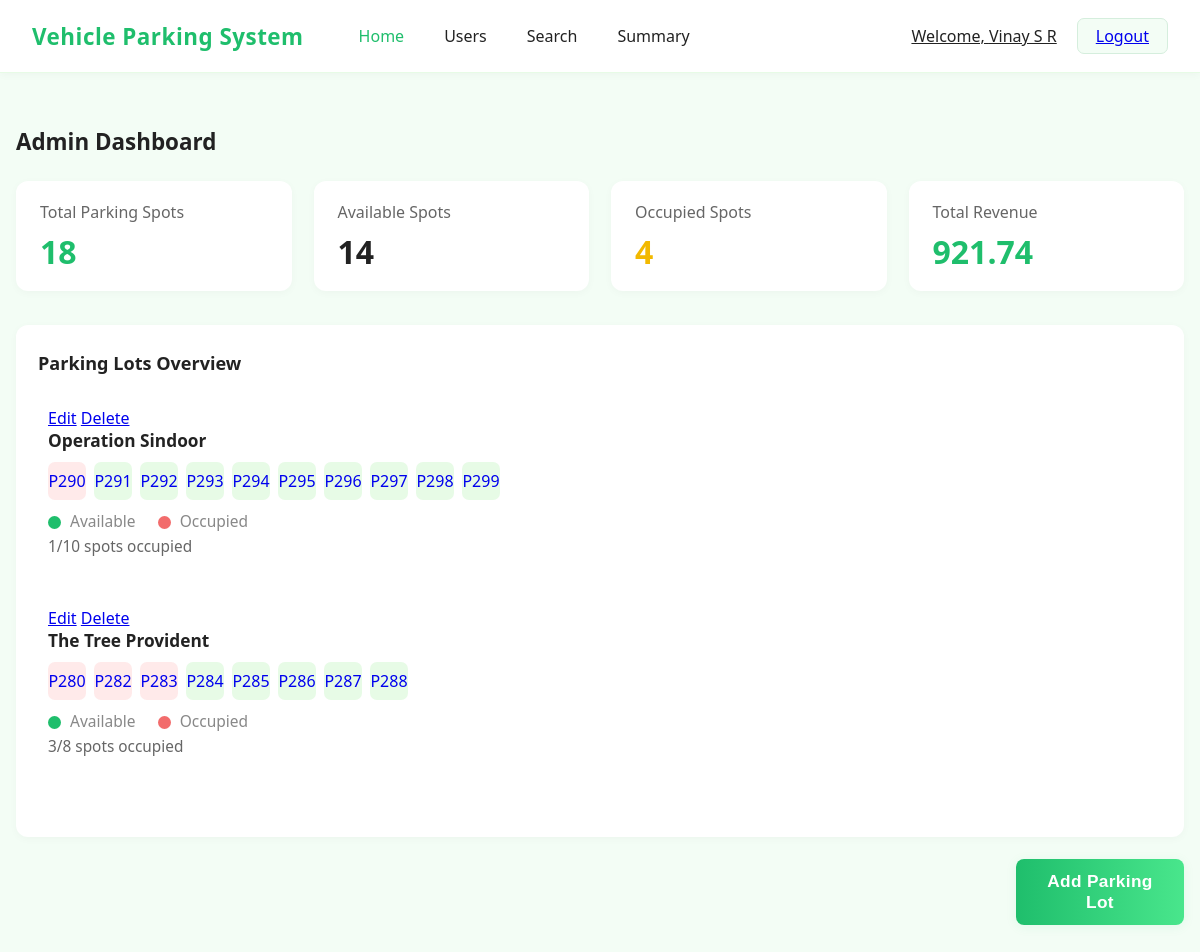
The page /admin_dashboard (signed in) on the database as committed earlier.
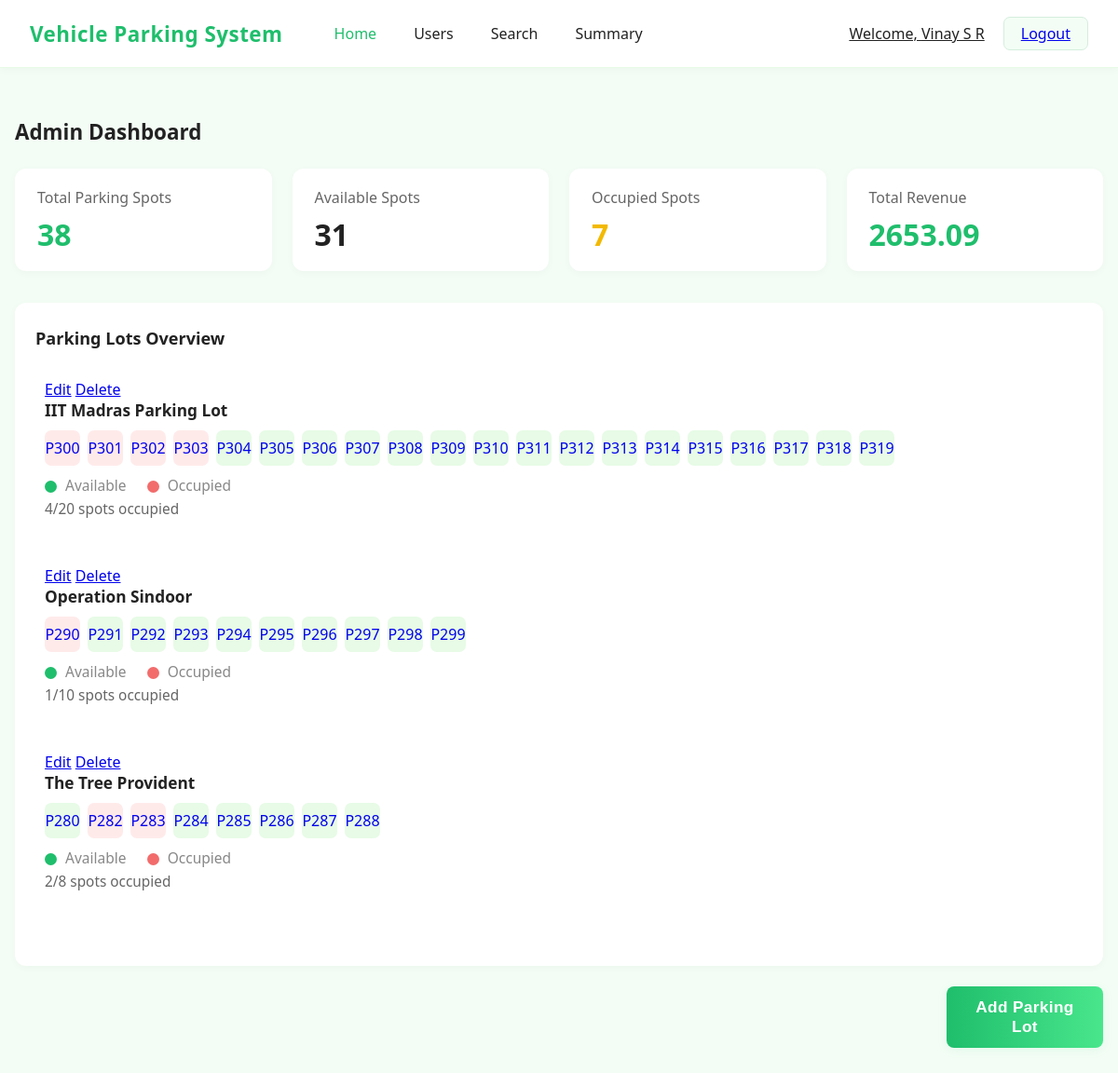
The same page on the database as committed later.
### models/models.py (models this page shows)
class User(db.Model,UserMixin):
    __tablename__ = 'user'
    id = db.Column(db.Integer, primary_key=True, autoincrement=True)
    email = db.Column(db.Text, unique=True, nullable=False)
    password = db.Column(db.Text, nullable=False)
    full_name = db.Column(db.Text, nullable=False)
    address = db.Column(db.Text, nullable=False)
    pincode = db.Column(db.Text, nullable=False)
    vehicle_number = db.Column(db.Text,nullable=True)
    is_admin=db.Column(db.Text,default="user")

class Parking_lot(db.Model):
    __tablename__='parking_lot'
    lot_id=db.Column(db.Integer,primary_key=True,autoincrement=True)
    owner_id = db.Column(db.Integer, db.ForeignKey('user.id', ondelete='CASCADE'))
    lot_name= db.Column(db.Text,nullable=False,unique=True)
    lot_address=db.Column(db.Text,nullable=False)
    lot_spot_count=db.Column(db.Integer,nullable=False)
    lot_price_per_hour=db.Column(db.Integer,nullable=False)
    owner = db.relationship('User', backref=db.backref('parking_lots', passive_deletes=True))
    spots = db.relationship('Parking_spot', backref='lot', cascade="all, delete", passive_deletes=True)
    bookings = db.relationship('Bookings', back_populates='lot', cascade="all, delete", passive_deletes=True)

class Parking_spot(db.Model):
    __tablename__ = 'parking_spot'
    id = db.Column(db.Integer, primary_key=True)
    lot_id = db.Column(db.Integer, db.ForeignKey('parking_lot.lot_id', ondelete="CASCADE"), nullable=False)
    spot_number = db.Column(db.Integer, nullable=False)
    is_available = db.Column(db.String, default="Yes",nullable=False)

### controllers/controllers.py (the view)
@main.route('/admin_dashboard',methods=['GET','POST'])
@login_required
@role_required('admin')
def admin_dashboard():
    if current_user.is_admin == "Yes":
        print("Current user Id",current_user.id)
        parking_lot_list=[lot.lot_name for lot in Parking_lot.query.with_entities(Parking_lot.lot_name).all()]
        print("Parking LOt List", parking_lot_list)
        if parking_lot_list:
            parking_data={}
            for lot_name in parking_lot_list:
                lot_id=Parking_lot.query.filter(Parking_lot.lot_name==lot_name).first().lot_id
                lot_price_per_hour=Parking_lot.query.filter(Parking_lot.lot_name==lot_name).first().lot_price_per_hour
                count = Parking_spot.query.filter(Parking_spot.lot_id == lot_id).count()
                if count>0:
                    occupied_spots = [spot.id for spot in Parking_spot.query.filter_by(lot_id=lot_id, is_available="No").all()]
                    spot_ids = [spot.id for spot in Parking_spot.query.filter(Parking_spot.lot_id == lot_id).all()]
                    occupied_count = Parking_spot.query.filter_by(lot_id=lot_id, is_available="No").count()
                    total_count= int(Parking_spot.query.filter_by(lot_id=lot_id).count())
                    parking_data[lot_name]={
                                                "occupied_spots": occupied_spots,
                                                "occupied_count": occupied_count,
                                                "total_count":total_count,
                                                "lot_price_per_hour":lot_price_per_hour,
                                                "spot_ids":spot_ids,
                                                "lot_id":lot_id
                                            }
                else:
                    parking_data[lot_name]={}
            summary = {
                                "total_parking_spots": 0,
                                "available_spots": 0,
                                "occupied_spots": 0,
                                "total_revenue": 0
                            }
            for lot in parking_data:
                if parking_data[lot]:
                    total = parking_data[lot]["total_count"]
                    occupied = parking_data[lot]["occupied_count"]
                    summary["total_parking_spots"] += total
                    summary["occupied_spots"] += occupied
                    summary["available_spots"] += total - occupied
            charges=ReleaseHistory.query.all()
            total_sum=0
            for record in charges:
                 if record.charge_paid:
                    total_sum=total_sum+record.charge_paid
            summary["total_revenue"]=round(total_sum,2)
            return render_template("dashboard_admin.html", name=current_user.full_name,parking_data=parking_data,summary=summary,id=current_user.id)
        else:
            return render_template("dashboard_admin.html",name=current_user.full_name,parking_data={},summary={},id=current_user.id)
    else:
        return redirect(url_for("main.login"))

### app.py (called while the page is built)
def create_app():
    app = Flask(__name__, template_folder="templates")
    if os.getenv('ENV', 'development') != "production":
        print("Starting Local Development")
        app.config.from_object(LocalDevelopmentConfig)
    else:
        raise Exception("Currently no production config is setup")
    app.register_blueprint(main)
    db.init_app(app)
    login_manager = LoginManager()
    login_manager.login_view = "main.login"
    login_manager.init_app(app)
    @login_manager.user_loader
    def load_user(user_id):
        return User.query.get(int(user_id))
    return app

### controllers/controllers.py (called while the page is built)
def role_required(required_role):
    def decorator(f):
        @wraps(f)
        def decorated_function(*args, **kwargs):
            if not current_user.is_authenticated:
                flash('Please log in to access this page.', 'warning')
                return redirect(url_for('main.login'))
            if required_role == "admin" and current_user.is_admin != "Yes":
                flash('You do not have permission to access this page.', 'danger')
                return redirect(url_for('main.login'))
            return f(*args, **kwargs)
        return decorated_function
    return decorator

### templates/dashboard_admin.html (shortened to what this page needs)
<!DOCTYPE html>
<html lang="en">
<head>
  <link rel="stylesheet" href="{{ url_for('static', filename='css/dashboard_admin_style.css') }}">
</head>
<body>
  <nav class="navbar">
    <div class="navbar-left">
      <span class="brand">Vehicle Parking System</span>
      <a href="{{ url_for('main.admin_dashboard') }}" class="nav-link active">Home</a>
      <a href="{{ url_for('main.admin_dashboard_users') }}" class="nav-link">Users</a>
      <a href="{{ url_for('main.search_admin') }}" class="nav-link">Search</a>
      <a href="{{ url_for('main.admin_summary') }}" class="nav-link">Summary</a>
    </div>
    <div class="navbar-right">
      <a href="{{ url_for('main.edit_profile',user_id=id )}}" class="welcome" title="Click to edit profile">Welcome, {{ name }}</a>
      <a href="{{ url_for('main.logout') }}" class="logout-btn">Logout</a>
    </div>
  </nav>
  <main class="main-content">
    <h2 class="dashboard-title">Admin Dashboard</h2>
    <div class="summary-cards">
      <div class="summary-card">
        <div class="summary-label">Total Parking Spots</div>
        {% if summary %}
        <div class="summary-value green">{{ summary["total_parking_spots"] }}</div>
        {% else %}
        <div class="summary-value green">No summary available</div>
        {% endif %}
      </div>
      <div class="summary-card">
        <div class="summary-label">Available Spots</div>
        {% if summary %}
        <div class="summary-value">{{  summary["available_spots"] }}</div>
        {% else %}
        <div class="summary-value green">No summary available</div>
        {% endif %}
      </div>
      <div class="summary-card">
        <div class="summary-label">Occupied Spots</div>
        {% if summary %}
           <div class="summary-value orange">{{ summary["occupied_spots"] }}</div>
           {% else %}
           <div class="summary-value green">No summary available</div>
           {% endif %}
      </div>
      <div class="summary-card">
        <div class="summary-label">Total Revenue</div>
        {% if summary %}
        <div class="summary-value green">{{ summary["total_revenue"] }}</div>
        {% else %}
        <div class="summary-value green">No summary available</div>
        {% endif %}
      </div>
    </div>
    <div class="lots-row">
      <div class="lots-overview">
        <div class="lots-title">Parking Lots Overview</div>
        <div class="lots-flex">
          <div class="lot">
        {% if parking_data %}
          {% for lot in parking_data %}
            <div class="lot-container">
                  <a href="{{ url_for('main.edit_parking_lot',parking_lot_id=parking_data[lot]['lot_id']) }}">Edit</a>
                  <a href="{{ url_for('main.delete_parking_lot',parking_lot_id=parking_data[lot]['lot_id']) }}">Delete</a>
                  <div class="lot-title">{{ lot }}</div>
                  {% if parking_data[lot] %}
                    <div class="lot-spots">
                      {% for x in parking_data[lot]['spot_ids'] %}
                        {% if x in parking_data[lot]["occupied_spots"] %}
                          <div class="spot red"><a href="/{{ lot }}/{{ x }}" style="text-decoration: none;">P{{ x }}</a></div>
                        {% else %}
                          <div class="spot green"><a href="/{{ lot }}/{{ x }}" style="text-decoration: none;">P{{ x }}</a></div>
                        {% endif %}
                      {% endfor %}
                    </div>
                    <div class="lot-legend">
                      <span class="legend-dot green"></span> Available
                      <span class="legend-dot red" style="margin-left:18px;"></span> Occupied
                    </div>
                    <div class="lot-status">
                      {{ parking_data[lot]["occupied_count"] }}/{{ parking_data[lot]["total_count"] }} spots occupied
                    </div>
                  {% endif %}
            </div>
          {% endfor %}
        {% else %}
          <div> <p> No parking data found</p></div>
        {% endif %}
        </div>
      </div>
    </div>
    <br>
    <div>
      <button class="add_parking_lot_btn" onclick="window.location.href='{{ url_for('main.addnewlot') }}'">Add Parking Lot</button>
    </div>
    </div>
  </main>
</body>
</html>

### static/css/dashboard_admin_style.css (style rules this page uses)
body { background: #f3fdf5; margin: 0; font-family: 'Segoe UI', Arial, sans-serif; color: #222; }
.navbar { display: flex; align-items: center; justify-content: space-between; background: #fff; padding: 18px 32px; border-bottom: 1px solid #e7fbe6; box-shadow: 0 2px 8px rgba(0,0,0,0.03); }
.navbar-left { display: flex; align-items: center; gap: 26px; }
.brand { color: #1fbe6c; font-size: 1.4rem; font-weight: 700; margin-right: 22px; letter-spacing: 0.5px; }
.nav-link { color: #222; text-decoration: none; font-weight: 500; padding: 0 7px; transition: color 0.2s; }
.nav-link.active, .nav-link:hover { color: #1fbe6c; }
.navbar-right { display: flex; align-items: center; gap: 20px; }
.welcome { color: #222; font-size: 1rem; font-weight: 500; }
.logout-btn { background: #f3fdf5; border: 1px solid #d5eedd; border-radius: 7px; padding: 6px 18px; font-size: 1rem; font-weight: 500; cursor: pointer; transition: background 0.2s, border 0.2s; }
.main-content { max-width: 1200px; margin: 0 auto; padding: 34px 16px 40px 16px; }
.dashboard-title { font-size: 1.4rem; font-weight: 700; margin-bottom: 24px; }
.summary-cards { display: flex; gap: 22px; margin-bottom: 34px; flex-wrap: wrap; }
.summary-card { background: #fff; border-radius: 12px; box-shadow: 0 2px 8px rgba(0,0,0,0.03); padding: 20px 40px 18px 24px; min-width: 200px; flex: 1 1 180px; display: flex; flex-direction: column; align-items: flex-start; }
.summary-label { font-size: 1rem; color: #666; margin-bottom: 7px; }
.summary-value { font-size: 2rem; font-weight: 700; color: #222; }
.summary-value.green { color: #1fbe6c; }
.summary-value.orange { color: #f2b900; }
.lots-row { margin-bottom: 34px; }
.lots-overview { background: #fff; border-radius: 12px; box-shadow: 0 2px 8px rgba(0,0,0,0.03); padding: 26px 22px 22px 22px; }
.lots-title { font-size: 1.13rem; font-weight: 600; margin-bottom: 22px; }
.lots-flex { display: flex; gap: 36px; flex-wrap: wrap; }
.lot { flex: 1 1 340px; min-width: 260px; margin-bottom: 18px; }
.lot-title { font-size: 1.08rem; font-weight: 600; margin-bottom: 10px; }
.lot-spots { display: flex; flex-wrap: wrap; gap: 8px; margin-bottom: 10px; }
.spot { width: 38px; height: 38px; display: flex; align-items: center; justify-content: center; border-radius: 7px; font-size: 1rem; font-weight: 500; background: #e7fbe6; color: #1fbe6c; transition: background 0.2s, color 0.2s; }
.spot.red { background: #ffeaea; color: #f26c6c; }
.spot.green { background: #e7fbe6; color: #1fbe6c; }
.lot-legend { font-size: 0.97rem; color: #888; margin-bottom: 4px; margin-top: 6px; }
.legend-dot { display: inline-block; width: 13px; height: 13px; border-radius: 50%; vertical-align: middle; margin-right: 5px; }
.legend-dot.green { background: #1fbe6c; }
.legend-dot.red { background: #f26c6c; }
.lot-status { font-size: 0.96rem; color: #666; margin-top: 4px; }
.add_parking_lot_btn { background: linear-gradient(90deg, #1fbe6c 0%, #49e68c 100%); color: #fff; font-weight: 600; font-size: 1.08rem; padding: 12px 28px; border: none; border-radius: 8px; box-shadow: 0 2px 12px rgba(31,190,108,0.08); cursor: pointer; transition: background 0.18s, box-shadow 0.18s, transform 0.12s; letter-spacing: 0.02em; outline: none; margin-left:1000px; display: inline-block; }
.lot-container { display: block; width: 100%; margin-bottom: 30px; padding: 10px; border-radius: 6px; }

Rows that differ between the two databases and show on the page:
added Parking_lot: lot_name "IIT Madras Parking Lot", lot_name "4", lot_name "20"
added Parking_spot: id "300", shown under "IIT Madras Parking Lot"
added Parking_spot: id "301", shown under "IIT Madras Parking Lot"
added Parking_spot: id "302", shown under "IIT Madras Parking Lot"
added Parking_spot: id "303", shown under "IIT Madras Parking Lot"
added Parking_spot: id "304", shown under "IIT Madras Parking Lot"
added Parking_spot: id "305", shown under "IIT Madras Parking Lot"
added Parking_spot: id "306", shown under "IIT Madras Parking Lot"
added Parking_spot: id "307", shown under "IIT Madras Parking Lot"
added Parking_spot: id "308", shown under "IIT Madras Parking Lot"
added Parking_spot: id "309", shown under "IIT Madras Parking Lot"
added Parking_spot: id "310", shown under "IIT Madras Parking Lot"
added Parking_spot: id "311", shown under "IIT Madras Parking Lot"
added Parking_spot: id "312", shown under "IIT Madras Parking Lot"
added Parking_spot: id "313", shown under "IIT Madras Parking Lot"
added Parking_spot: id "314", shown under "IIT Madras Parking Lot"
added Parking_spot: id "315", shown under "IIT Madras Parking Lot"
added Parking_spot: id "316", shown under "IIT Madras Parking Lot"
added Parking_spot: id "317", shown under "IIT Madras Parking Lot"
added Parking_spot: id "318", shown under "IIT Madras Parking Lot"
added Parking_spot: id "319", shown under "IIT Madras Parking Lot"
computed for Parking_lot "The Tree Provident": lot_name "3" → "2"
Other text that changed with them:
{{ summary["total_parking_spots"] }}: "18" → "38"
{{ summary["available_spots"] }}: "14" → "31"
{{ summary["occupied_spots"] }}: "4" → "7"
{{ summary["total_revenue"] }}: "921.74" → "2653.09"
